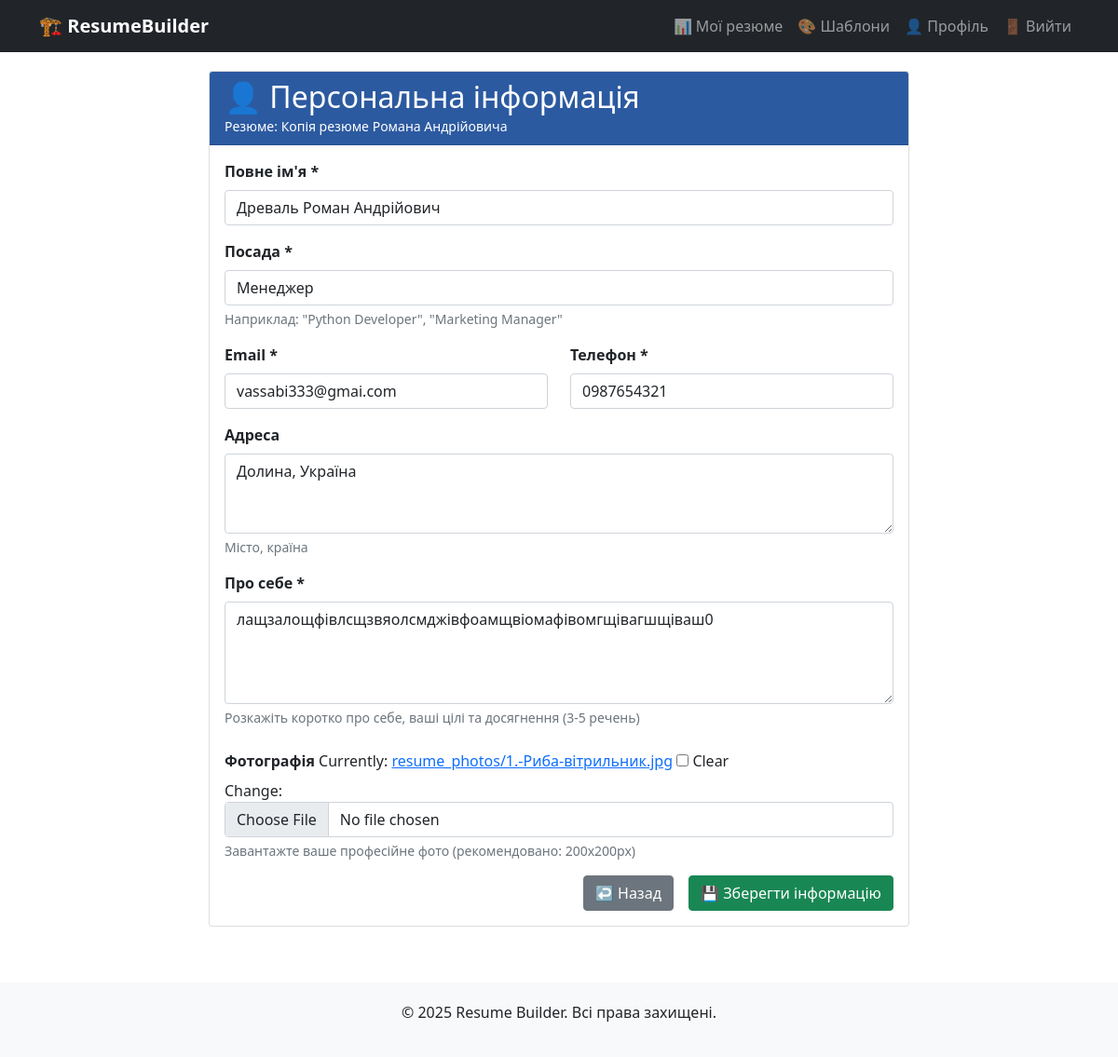
The app's page /resume/4/personal-info/ (signed in) with its own data.
### resumes/models.py (models this page shows, shortened)
class Resume(models.Model):
    user = models.ForeignKey(User, on_delete=models.CASCADE, verbose_name="Користувач")
    title = models.CharField(max_length=200, verbose_name="Назва резюме")
    template = models.ForeignKey(ResumeTemplate, on_delete=models.SET_NULL, null=True, blank=True, verbose_name="Шаблон")
    created_at = models.DateTimeField(auto_now_add=True, verbose_name="Дата створення")
    updated_at = models.DateTimeField(auto_now=True, verbose_name="Дата оновлення")
    class Meta:
        verbose_name = "Резюме"
        ordering = ['-created_at']

class PersonalInfo(models.Model):
    resume = models.OneToOneField(Resume, on_delete=models.CASCADE, related_name='personal_info', verbose_name="Резюме")
    full_name = models.CharField(max_length=100, verbose_name="Повне ім'я")
    job_title = models.CharField(max_length=100, verbose_name="Посада")
    email = models.EmailField(verbose_name="Електронна адреса")
    phone = models.CharField(max_length = 20,  verbose_name="Номер телефону")
    address = models.TextField(verbose_name="Адреса")
    summary = models.TextField(verbose_name="Про себе")
    photo = models.ImageField(
    upload_to='resume_photos/',
    blank=True,
    null=True,
    verbose_name="Фотографія",
    help_text="Завантажте ваше фото для резюме"
)

### resumes/views.py (the view)
# urls.py: path('resume/<int:resume_id>/personal-info/', views.edit_personal_info, name='edit_personal_info'),
@login_required
def edit_personal_info(request, resume_id):
    resume = get_object_or_404(Resume, id=resume_id, user=request.user)
    try:
        personal_info = PersonalInfo.objects.get(resume=resume)
    except PersonalInfo.DoesNotExist:
        personal_info = None
    if request.method == 'POST':
        form = PersonalInfoForm(request.POST, request.FILES, instance=personal_info)
        if form.is_valid():
            personal_info = form.save(commit=False)
            personal_info.resume = resume
            personal_info.save()
            return redirect('dashboard')
    else:
        form = PersonalInfoForm(instance=personal_info)
    return render(request, 'resumes/edit_personal_info.html', {
        'form': form,
        'resume': resume
    })

### resumes/forms.py
class PersonalInfoForm(forms.ModelForm):
    class Meta:
        model = PersonalInfo
        fields = ['full_name', 'job_title', 'email', 'phone', 'address', 'summary', 'photo']
        widgets = {
            'full_name': forms.TextInput(attrs={'class': 'form-control'}),
            'job_title': forms.TextInput(attrs={'class': 'form-control'}),
            'email': forms.EmailInput(attrs={'class': 'form-control'}),
            'phone': forms.TextInput(attrs={'class': 'form-control'}),
            'address': forms.Textarea(attrs={'class': 'form-control', 'rows': 3}),
            'summary': forms.Textarea(attrs={'class': 'form-control', 'rows': 4}),
            'photo': forms.ClearableFileInput(attrs={'class': 'form-control'}),
        }
        labels = {
            'full_name': "Повне ім'я",
            'job_title': "Посада",
            'email': "Електронна пошта",
            'phone': "Телефон",
            'address': "Адреса",
            'summary': "Про себе",
            'photo': "Фотографія",
        }

### templates/resumes/edit_personal_info.html (shortened to what this page needs)
{% extends 'base.html' %}
{% block content %}
<div class="row justify-content-center">
    <div class="col-md-8">
        <div class="card">
            <div class="card-header bg-primary text-white">
                <h2 class="mb-0">👤 Персональна інформація</h2>
                <small>Резюме: {{ resume.title }}</small>
            </div>
            <div class="card-body">
                <form method="post" enctype="multipart/form-data">
                    <div class="mb-3">
                        <label class="form-label fw-bold">Повне ім'я *</label>
                        {{ form.full_name }}
                    </div>
                    <div class="mb-3">
                        <label class="form-label fw-bold">Посада *</label>
                        {{ form.job_title }}
                        <div class="form-text">Наприклад: "Python Developer", "Marketing Manager"</div>
                    </div>
                    <div class="row">
                        <div class="col-md-6">
                            <div class="mb-3">
                                <label class="form-label fw-bold">Email *</label>
                                {{ form.email }}
                            </div>
                        </div>
                        <div class="col-md-6">
                            <div class="mb-3">
                                <label class="form-label fw-bold">Телефон *</label>
                                {{ form.phone }}
                            </div>
                        </div>
                    </div>
                    <div class="mb-3">
                        <label class="form-label fw-bold">Адреса</label>
                        {{ form.address }}
                        <div class="form-text">Місто, країна</div>
                    </div>
                    <div class="mb-4">
                        <label class="form-label fw-bold">Про себе *</label>
                        {{ form.summary }}
                        <div class="form-text">Розкажіть коротко про себе, ваші цілі та досягнення (3-5 речень)</div>
                    </div>
                    <div class="mb-3">
                        <label class="form-label fw-bold">Фотографія</label>
                        {{ form.photo }}
                        <div class="form-text">
                            Завантажте ваше професійне фото (рекомендовано: 200x200px)
                        </div>
                    </div>
                    <div class="d-grid gap-2 d-md-flex justify-content-md-end">
                        <a href="{% url 'dashboard' %}" class="btn btn-secondary me-md-2">↩️ Назад</a>
                        <button type="submit" class="btn btn-success">💾 Зберегти інформацію</button>
                    </div>
                </form>
            </div>
        </div>
    </div>
</div>
{% endblock %}

### static/css/resume.css (style rules this page uses)
.bg-primary { background-color: #2c5aa0 !important; }

### records on screen
Resume: title "Копія резюме Романа Андрійовича"
PersonalInfo: full_name "Древаль Роман Андрійович", job_title "Менеджер", email "vassabi333@gmai.com", phone "0987654321", address "Долина, Україна", summary "лащзалощфівлсщзвяолсмджівфоамщвіомафівомгщівагшщіваш0"
